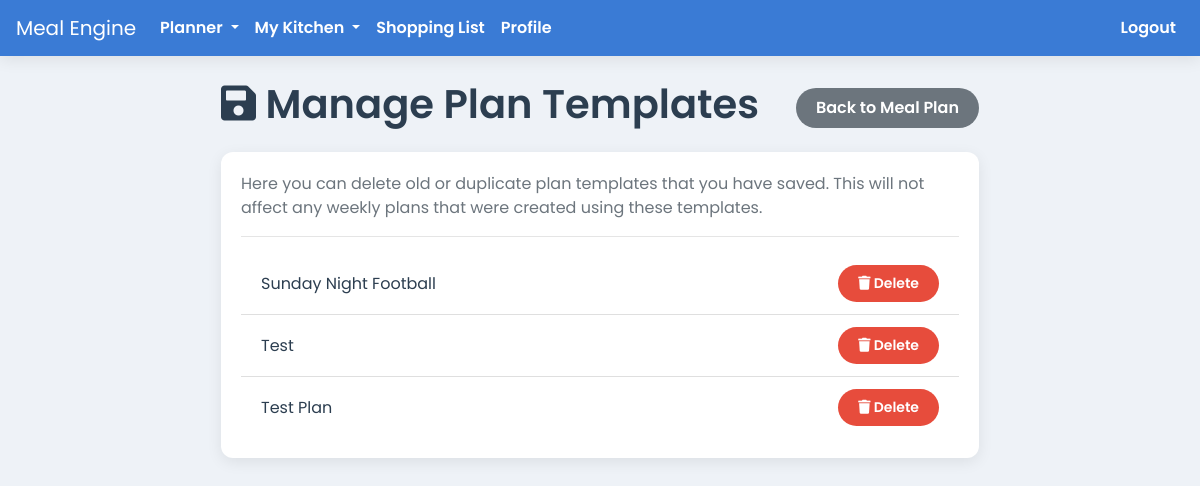
The page /manage-plans (signed in) on the database as committed earlier.
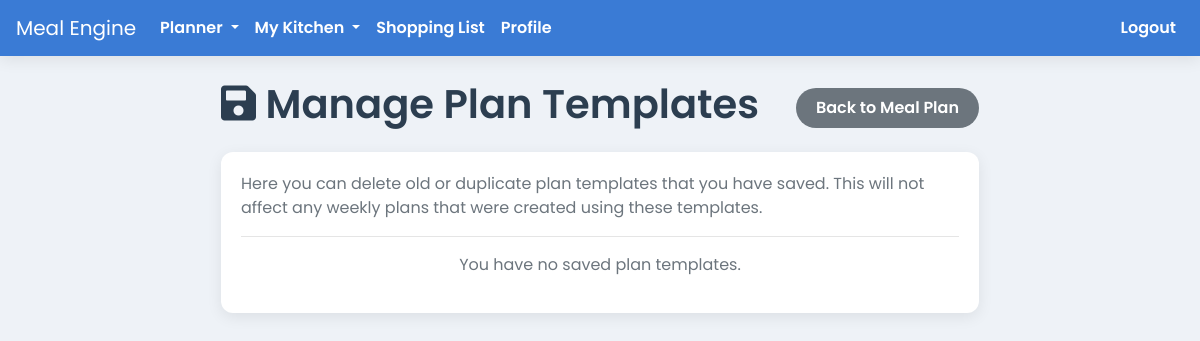
The same page on the database as committed later.
### app.py (models this page shows)
class HistoricalPlan(db.Model):
    id = db.Column(db.Integer, primary_key=True)
    name = db.Column(db.String(100), nullable=False)
    household_id = db.Column(db.Integer, db.ForeignKey('household.id'), nullable=False)
    entries = db.relationship('HistoricalPlanEntry', backref='historical_plan', lazy=True, cascade="all, delete-orphan")

### app.py (the view)
@app.route('/manage-plans')
@login_required
def manage_plans():
    plans = HistoricalPlan.query.filter_by(household_id=current_user.household_id).order_by(HistoricalPlan.name).all()
    return render_template('manage_plans.html', plans=plans)

### app.py (called while the page is built)
@app.before_request
def before_request():
    g.current_month_name = date.today().strftime('%B')

@login_manager.user_loader
def load_user(user_id):
    return db.session.get(User, int(user_id))

### templates/manage_plans.html
{% extends 'base.html' %}
{% block content %}
<div class="row justify-content-center">
    <div class="col-md-8">
        <div class="d-flex justify-content-between align-items-center mb-3">
            <h1><i class="fas fa-save"></i> Manage Plan Templates</h1>
            <a href="{{ url_for('meal_plan') }}" class="btn btn-secondary">Back to Meal Plan</a>
        </div>
        <div class="card">
            <div class="card-body">
                <p class="text-muted">Here you can delete old or duplicate plan templates that you have saved. This will not affect any weekly plans that were created using these templates.</p>
                <hr>
                {% if plans %}
                <ul class="list-group list-group-flush">
                    {% for plan in plans %}
                    <li class="list-group-item d-flex justify-content-between align-items-center">
                        <span>{{ plan.name }}</span>
                        <form action="{{ url_for('delete_historical_plan', plan_id=plan.id) }}" method="POST" onsubmit="return confirm('Are you sure you want to permanently delete the template \'{{ plan.name }}\'?');">
                            <button type="submit" class="btn btn-danger btn-sm"><i class="fas fa-trash"></i> Delete</button>
                        </form>
                    </li>
                    {% endfor %}
                </ul>
                {% else %}
                <p class="text-center text-muted">You have no saved plan templates.</p>
                {% endif %}
            </div>
        </div>
    </div>
</div>
{% endblock %}

Rows that differ between the two databases and show on the page:
removed HistoricalPlan: name "Sunday Night Football"
removed HistoricalPlan: name "Test"
removed HistoricalPlan: name "Test Plan"
Other text that changed with them:
text now shown: "You have no saved plan templates."
